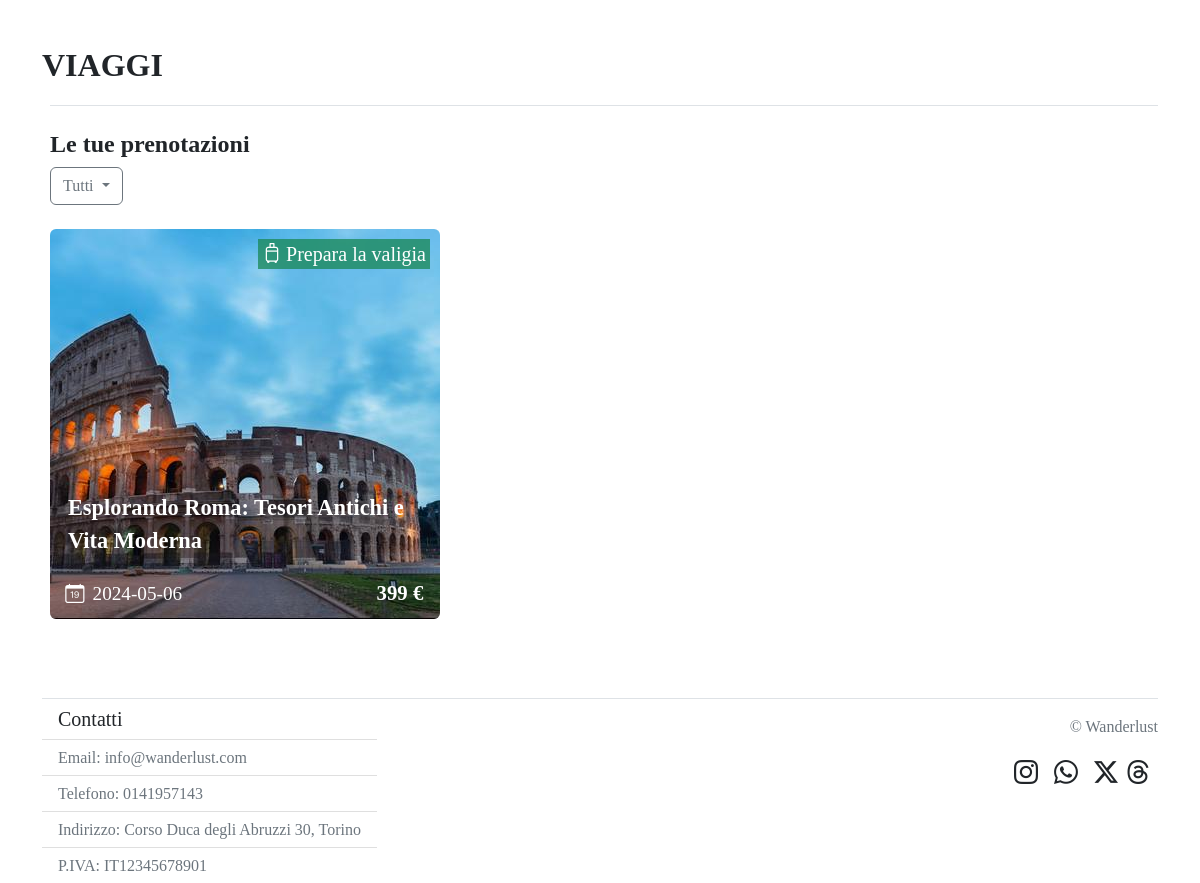
/profilo (signed in, lower part), run on an earlier commit of the app's database.
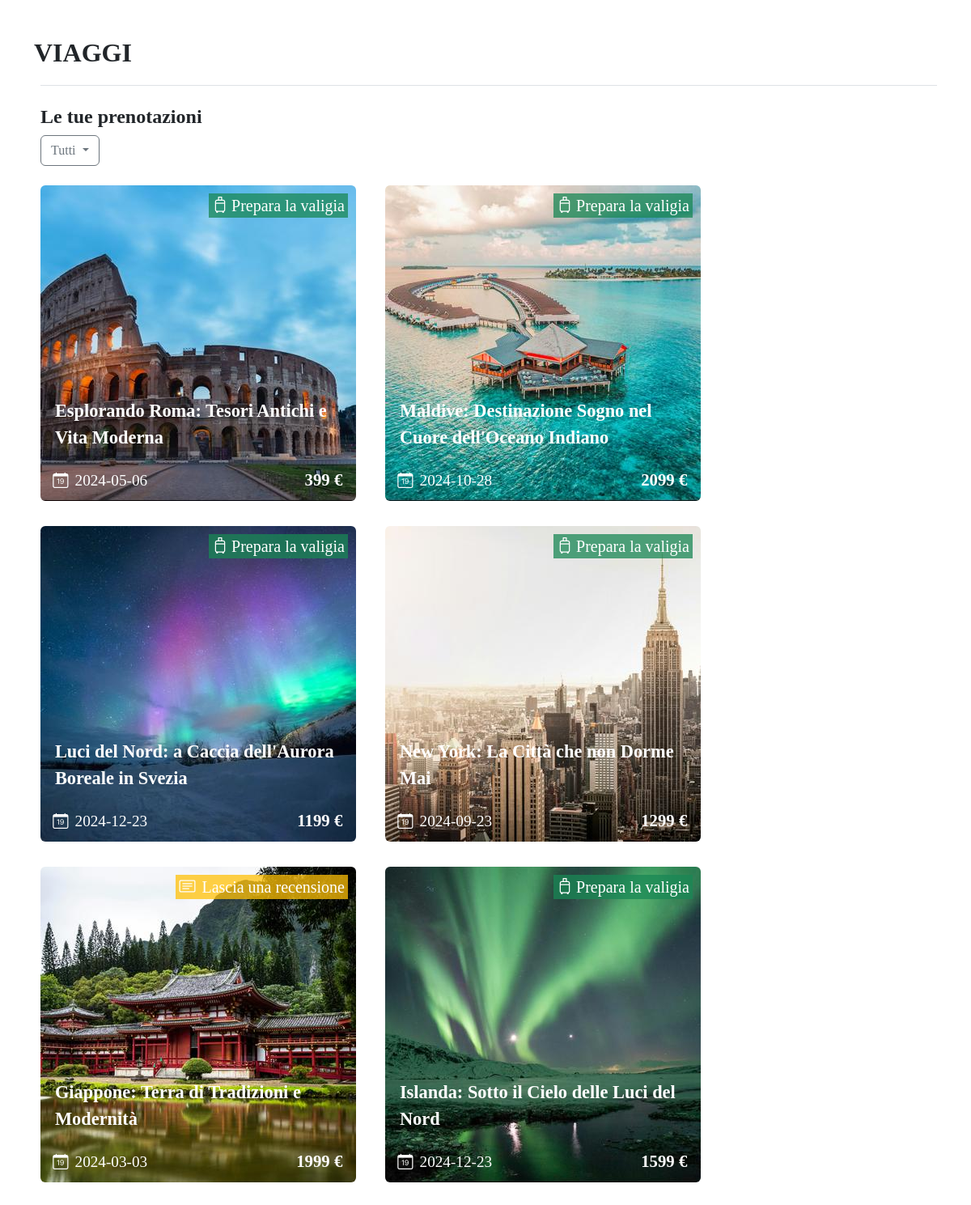
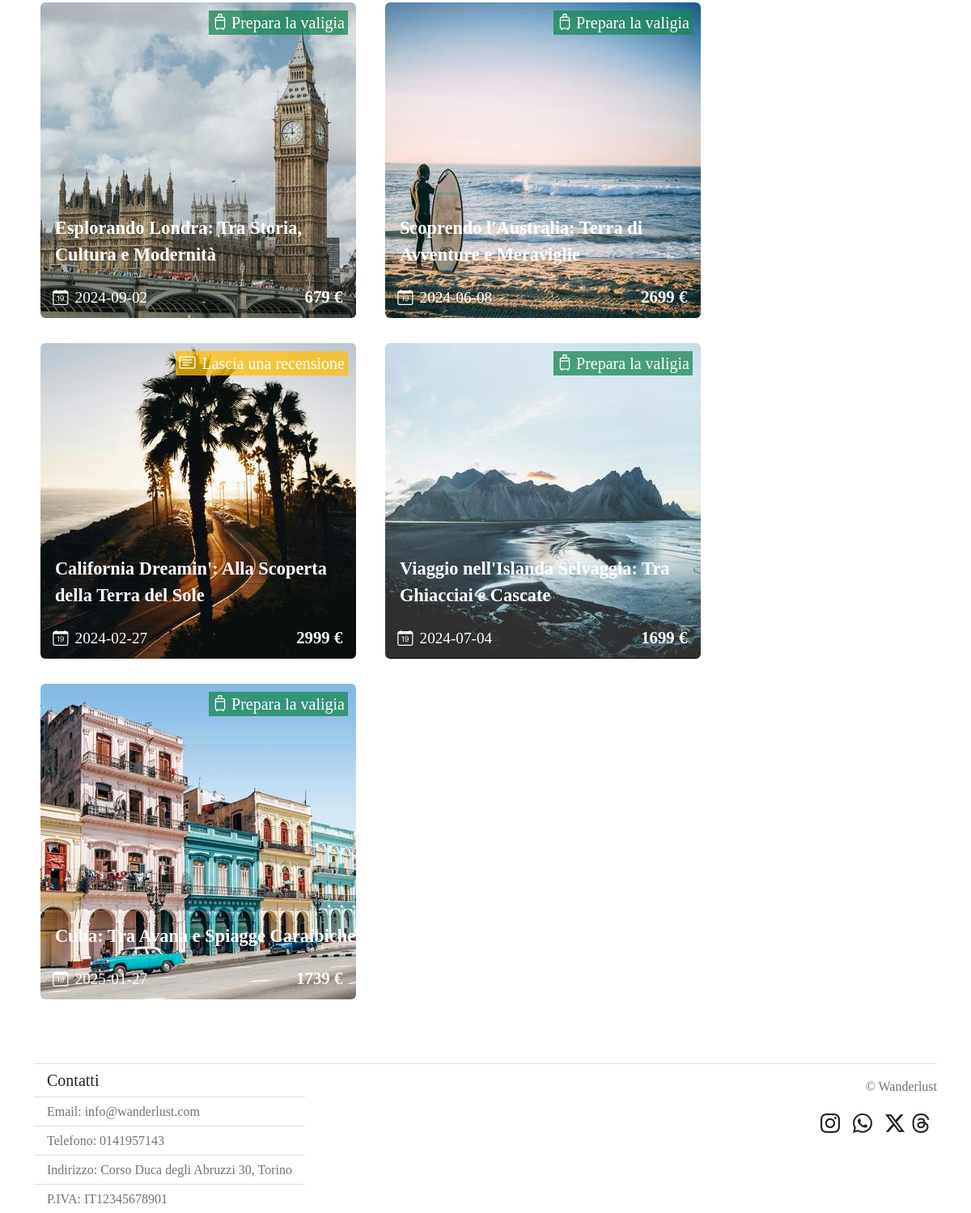
And on a later commit of the database (2 pictures, top to bottom).
### tables this page shows
CREATE TABLE "partecipazioni_viaggi" (
	"id_viaggio"	INTEGER NOT NULL,
	"id_utente"	INTEGER NOT NULL,
	"nota"	TEXT,
	FOREIGN KEY("id_utente") REFERENCES "utenti"("id"),
	FOREIGN KEY("id_viaggio") REFERENCES "viaggi"("id"),
	PRIMARY KEY("id_viaggio","id_utente")
);

CREATE TABLE "viaggi" (
	"id"	INTEGER NOT NULL,
	"id_coordinatore"	INTEGER NOT NULL,
	"continente"	TEXT NOT NULL,
	"nazione"	TEXT NOT NULL,
	"data"	TEXT NOT NULL,
	"num_giorni"	TEXT NOT NULL,
	"aeroporto"	TEXT NOT NULL,
	"prezzo"	INTEGER NOT NULL,
	"descrizione"	TEXT NOT NULL,
	"img_viaggio"	TEXT NOT NULL UNIQUE,
	"approvato"	INTEGER NOT NULL,
	"titolo"	TEXT NOT NULL,
	PRIMARY KEY("id" AUTOINCREMENT)
);

### app.py (the view)
@app.route('/profilo', methods = ['POST', 'GET'])
@login_required
def area_personale():
    oggi = datetime.today().strftime('%Y-%m-%d')
    un_mese_dopo = (datetime.now() + timedelta(weeks=4)).strftime('%Y-%m-%d')
    aeroporti_italiani = [
    "Roma-Fiumicino - FCO", "Milano-Malpensa - MXP", "Milano-Linate - LIN", "Venezia Marco Polo - VCE", "Napoli-Capodichino - NAP", "Firenze-Peretola - FLR", "Bologna-Guglielmo Marconi - BLQ", "Catania-Fontanarossa - CTA", "Palermo-Punta Raisi - PMO", "Bergamo-Orio al Serio - BGY", "Pisa Galileo Galilei - PSA", "Verona-Villafranca - VRN", "Torino-Caselle - TRN", "Bari-Palese - BRI", "Cagliari-Elmas - CAG", "Trapani-Birgi - TPS", "Brindisi-Casale - BDS", "Genova-Cristoforo Colombo - GOA", "Perugia-Sant'Egidio - PEG", "Ancona-Falconara - AOI"
]
    filtroApprovazione = request.form.get('filtroApprovazione', 'all')
    if filtroApprovazione == 'all':
        viaggi_coordinatore = viaggi_dao.getViaggiCoordinatore(current_user.id)
    else:
        filtro = int(filtroApprovazione)
        viaggi_coordinatore = viaggi_dao.getViaggiCoordinatoreFiltro(current_user.id, filtro)
    viaggi_prenotati = viaggi_dao.getViaggiPrenotati(current_user.id)
    viaggi_filtrati = []
    filtroDataViaggio = request.form.get('filtroDataViaggio', 'all')
    if filtroDataViaggio == "futuro":
        for viaggio in viaggi_prenotati:
            if viaggio['data'] >= oggi:
                viaggi_filtrati.append(viaggio)
    elif filtroDataViaggio == "passato":
        for viaggio in viaggi_prenotati:
            if viaggio['data'] < oggi:
                viaggi_filtrati.append(viaggio)
    else:
        viaggi_filtrati = viaggi_prenotati
    return render_template('profilo.html', un_mese_dopo=un_mese_dopo, aeroporti_italiani=aeroporti_italiani, viaggi_coordinatore = viaggi_coordinatore, filtroApprovazione=filtroApprovazione, viaggi_prenotati = viaggi_filtrati, filtroDataViaggio = filtroDataViaggio, oggi = oggi)

### app.py (called while the page is built)
@login_manager.user_loader
def load_user(user_id):
    db_user = utenti_dao.getUtenteByID(user_id)
    if db_user is not None:
        user = User(id=db_user['id'], nome = db_user['nome'], cognome = db_user['cognome'], email = db_user['email'], password = db_user['password'], tipologia = db_user['tipologia'], img_profilo=db_user['img_profilo'])
    return user

### utenti_dao.py (called while the page is built)
def getUtenteByID(id):
    query = 'SELECT * FROM utenti WHERE id = ?'
    connection = sqlite3.connect('db/wanderlust.db')
    connection.row_factory = sqlite3.Row
    cursor = connection.cursor()
    cursor.execute(query, (id,))
    result = cursor.fetchone()
    cursor.close()
    connection.close()
    return result

### viaggi_dao.py (called while the page is built)
def getViaggiCoordinatore(id_coordinatore):
    query = 'SELECT * FROM viaggi WHERE id_coordinatore = ?'
    connection = sqlite3.connect('db/wanderlust.db')
    connection.row_factory = sqlite3.Row
    cursor = connection.cursor()
    cursor.execute(query, (id_coordinatore,))
    result = cursor.fetchall()
    cursor.close()
    connection.close()
    return result

### templates/profilo.html (shortened to what this page needs)
{% extends "base.html" %}
{% block content %}
<section class="mt-4">
    <div class="d-flex justify-content-between mb-3">
        <h1 class="fw-bold display-5 fs-2 fontCopperplate mb-1">VIAGGI</h1>
    </div>
    <section>
        <h3 class="fw-bold display-5 fs-4 fontCopperplate mb-2 ms-2 pt-4 border-top">Le tue prenotazioni</h3>
        <div class="dropdown mb-4 ms-2">
            <form action = "{{url_for('area_personale')}}" method="POST">
                <button class="fontCopperplate btn {%if filtroDataViaggio == 'all'%}btn-outline-secondary{%elif filtroDataViaggio=='futuro'%}btn-outline-success{%else%}btn-outline-warning{%endif%} dropdown-toggle" role="button" data-bs-toggle="dropdown" aria-expanded="false">
                    {%if filtroDataViaggio == 'all'%}Tutti
                    {%elif filtroDataViaggio== 'futuro'%} Viaggi futuri
                    {%else%} Viaggi passati
                    {%endif%}
                </button>
            </form>
        </div>
        {%for viaggio in viaggi_prenotati%}
        <article class="me-4 ms-2 mb-4 image-container">
            <a href="{{url_for('pagina_viaggio', id_viaggio = viaggio.id)}}"><img class="zoomable rounded" src="{{url_for('static', filename = 'viaggio/'+viaggio.img_viaggio)}}" alt="Questa è l'immagine del viaggio in {{viaggio.nazione}}"></a>
            <p class="titleImgPos">{{viaggio.titolo}}</p>
            <section class="d-flex justify-content-start align-items-center sectionDaysImgPos">
                <i class="bi bi-calendar-date me-2"></i>
                <p class="pMarginNegativo">{{viaggio.data}}</p>
            </section>
            <p class="priceImgPos pMarginNegativo">{{viaggio.prezzo}} €</p>
            {%if viaggio.data >= oggi%}
            <div class="fav-button d-flex justify-content-start align-items-center bg-success text-white fs-5 ps-1 bg-opacity-75">
                <i class="bi bi-suitcase2 me-1"></i>
                <p class="pMarginNegativo pe-1 fontCopperplate">Prepara la valigia</p>
            </div>
            {%else%}
            <div class="fav-button d-flex justify-content-start align-items-center bg-warning text-white fs-5 ps-1 bg-opacity-75">
                <i class="bi bi-card-text me-2"></i>
                <p class="pMarginNegativo pe-1 fontCopperplate">Lascia una recensione</p>
            </div>
            {%endif%}
        </article>
        {%endfor%}
    </section>
</section>
{%endblock%}

What changed in the data, as far as the page shows it:
added partecipazioni_viaggi: img_viaggio (picture), titolo "Maldive: Destinazione Sogno nel Cuore dell'Oceano Indiano", data "2024-10-28", prezzo "2099", shows "Prepara la valigia"
added partecipazioni_viaggi: img_viaggio (picture), titolo "Luci del Nord: a Caccia dell'Aurora Boreale in Svezia", data "2024-12-23", prezzo "1199", shows "Prepara la valigia"
added partecipazioni_viaggi: img_viaggio (picture), titolo "New York: La Città che non Dorme Mai", data "2024-09-23", prezzo "1299", shows "Prepara la valigia"
added partecipazioni_viaggi: img_viaggio (picture), titolo "Giappone: Terra di Tradizioni e Modernità", data "2024-03-03", prezzo "1999", shows "Lascia una recensione"
added partecipazioni_viaggi: img_viaggio (picture), titolo "Islanda: Sotto il Cielo delle Luci del Nord", data "2024-12-23", prezzo "1599", shows "Prepara la valigia"
added partecipazioni_viaggi: img_viaggio (picture), titolo "Esplorando Londra: Tra Storia, Cultura e Modernità", data "2024-09-02", prezzo "679", shows "Prepara la valigia"
added partecipazioni_viaggi: img_viaggio (picture), titolo "Scoprendo l'Australia: Terra di Avventure e Meraviglie", data "2024-06-08", prezzo "2699", shows "Prepara la valigia"
added partecipazioni_viaggi: img_viaggio (picture), titolo "California Dreamin': Alla Scoperta della Terra del Sole", data "2024-02-27", prezzo "2999", shows "Lascia una recensione"
added partecipazioni_viaggi: img_viaggio (picture), titolo "Viaggio nell'Islanda Selvaggia: Tra Ghiacciai e Cascate", data "2024-07-04", prezzo "1699", shows "Prepara la valigia"
added partecipazioni_viaggi: img_viaggio (picture), titolo "Cuba: Tra Avana e Spiagge Caraibiche", data "2025-01-27", prezzo "1739", shows "Prepara la valigia"
